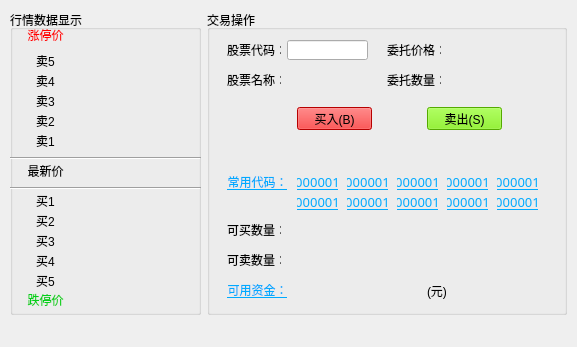
<?xml version="1.0" encoding="UTF-8"?>
<ui version="4.0">
 <class>StockTradeDock</class>
 <widget class="QDockWidget" name="StockTradeDock">
  <property name="geometry">
   <rect>
    <x>0</x>
    <y>0</y>
    <width>577</width>
    <height>347</height>
   </rect>
  </property>
  <property name="sizePolicy">
   <sizepolicy hsizetype="Preferred" vsizetype="Preferred">
    <horstretch>0</horstretch>
    <verstretch>0</verstretch>
   </sizepolicy>
  </property>
  <property name="contextMenuPolicy">
   <enum>Qt::DefaultContextMenu</enum>
  </property>
  <property name="windowTitle">
   <string>股票买卖</string>
  </property>
  <widget class="QWidget" name="dw_SpeedApplyRedeem">
   <property name="enabled">
    <bool>true</bool>
   </property>
   <property name="minimumSize">
    <size>
     <width>577</width>
     <height>317</height>
    </size>
   </property>
   <widget class="QGroupBox" name="groupBox">
    <property name="geometry">
     <rect>
      <x>10</x>
      <y>10</y>
      <width>191</width>
      <height>305</height>
     </rect>
    </property>
    <property name="title">
     <string>行情数据显示</string>
    </property>
    <widget class="QPushButton" name="pb_s1_volume">
     <property name="geometry">
      <rect>
       <x>120</x>
       <y>120</y>
       <width>61</width>
       <height>21</height>
      </rect>
     </property>
     <property name="text">
      <string/>
     </property>
     <property name="flat">
      <bool>true</bool>
     </property>
    </widget>
    <widget class="QPushButton" name="pb_s3_volume">
     <property name="geometry">
      <rect>
       <x>120</x>
       <y>80</y>
       <width>61</width>
       <height>21</height>
      </rect>
     </property>
     <property name="text">
      <string/>
     </property>
     <property name="flat">
      <bool>true</bool>
     </property>
    </widget>
    <widget class="QPushButton" name="pb_s2_price">
     <property name="geometry">
      <rect>
       <x>60</x>
       <y>100</y>
       <width>61</width>
       <height>21</height>
      </rect>
     </property>
     <property name="styleSheet">
      <string notr="true">
QPushButton:hover { background-color: rgb(89, 89, 89); }
</string>
     </property>
     <property name="text">
      <string/>
     </property>
     <property name="flat">
      <bool>true</bool>
     </property>
    </widget>
    <widget class="QPushButton" name="pb_s5_volume">
     <property name="geometry">
      <rect>
       <x>120</x>
       <y>40</y>
       <width>61</width>
       <height>21</height>
      </rect>
     </property>
     <property name="text">
      <string/>
     </property>
     <property name="flat">
      <bool>true</bool>
     </property>
    </widget>
    <widget class="QPushButton" name="pb_s4_volume">
     <property name="geometry">
      <rect>
       <x>120</x>
       <y>60</y>
       <width>61</width>
       <height>21</height>
      </rect>
     </property>
     <property name="text">
      <string/>
     </property>
     <property name="flat">
      <bool>true</bool>
     </property>
    </widget>
    <widget class="QPushButton" name="pb_s5_price">
     <property name="geometry">
      <rect>
       <x>60</x>
       <y>40</y>
       <width>61</width>
       <height>21</height>
      </rect>
     </property>
     <property name="text">
      <string/>
     </property>
     <property name="flat">
      <bool>true</bool>
     </property>
    </widget>
    <widget class="QPushButton" name="pb_s1_price">
     <property name="geometry">
      <rect>
       <x>60</x>
       <y>120</y>
       <width>61</width>
       <height>21</height>
      </rect>
     </property>
     <property name="styleSheet">
      <string notr="true"/>
     </property>
     <property name="text">
      <string/>
     </property>
     <property name="flat">
      <bool>true</bool>
     </property>
    </widget>
    <widget class="QPushButton" name="pb_s3_price">
     <property name="geometry">
      <rect>
       <x>60</x>
       <y>80</y>
       <width>61</width>
       <height>21</height>
      </rect>
     </property>
     <property name="text">
      <string/>
     </property>
     <property name="flat">
      <bool>true</bool>
     </property>
    </widget>
    <widget class="QPushButton" name="pb_harden_data">
     <property name="geometry">
      <rect>
       <x>60</x>
       <y>14</y>
       <width>60</width>
       <height>21</height>
      </rect>
     </property>
     <property name="font">
      <font>
       <family>ADMUI3Lg</family>
       <weight>50</weight>
       <bold>false</bold>
      </font>
     </property>
     <property name="styleSheet">
      <string notr="true">QPushButton {color: rgb(255, 0, 0); } 
</string>
     </property>
     <property name="text">
      <string/>
     </property>
     <property name="flat">
      <bool>true</bool>
     </property>
    </widget>
    <widget class="QPushButton" name="pb_s4_price">
     <property name="geometry">
      <rect>
       <x>60</x>
       <y>60</y>
       <width>61</width>
       <height>21</height>
      </rect>
     </property>
     <property name="text">
      <string/>
     </property>
     <property name="flat">
      <bool>true</bool>
     </property>
    </widget>
    <widget class="QPushButton" name="pb_harden">
     <property name="geometry">
      <rect>
       <x>10</x>
       <y>9</y>
       <width>51</width>
       <height>31</height>
      </rect>
     </property>
     <property name="font">
      <font>
       <family>Agency FB</family>
       <weight>50</weight>
       <bold>false</bold>
      </font>
     </property>
     <property name="styleSheet">
      <string notr="true">QPushButton { border-radius: 3px; color: rgb(255, 0, 0); } 

 </string>
     </property>
     <property name="text">
      <string>涨停价</string>
     </property>
     <property name="flat">
      <bool>true</bool>
     </property>
    </widget>
    <widget class="QPushButton" name="pb_s2_volume">
     <property name="geometry">
      <rect>
       <x>120</x>
       <y>100</y>
       <width>61</width>
       <height>21</height>
      </rect>
     </property>
     <property name="text">
      <string/>
     </property>
     <property name="flat">
      <bool>true</bool>
     </property>
    </widget>
    <widget class="Line" name="line">
     <property name="geometry">
      <rect>
       <x>0</x>
       <y>140</y>
       <width>191</width>
       <height>16</height>
      </rect>
     </property>
     <property name="orientation">
      <enum>Qt::Horizontal</enum>
     </property>
    </widget>
    <widget class="QPushButton" name="pb_b5_price">
     <property name="geometry">
      <rect>
       <x>60</x>
       <y>260</y>
       <width>61</width>
       <height>21</height>
      </rect>
     </property>
     <property name="text">
      <string/>
     </property>
     <property name="flat">
      <bool>true</bool>
     </property>
    </widget>
    <widget class="QPushButton" name="pb_b5_volume">
     <property name="geometry">
      <rect>
       <x>120</x>
       <y>260</y>
       <width>61</width>
       <height>21</height>
      </rect>
     </property>
     <property name="text">
      <string/>
     </property>
     <property name="flat">
      <bool>true</bool>
     </property>
    </widget>
    <widget class="QPushButton" name="pb_b3_price">
     <property name="geometry">
      <rect>
       <x>60</x>
       <y>220</y>
       <width>61</width>
       <height>21</height>
      </rect>
     </property>
     <property name="text">
      <string/>
     </property>
     <property name="flat">
      <bool>true</bool>
     </property>
    </widget>
    <widget class="QPushButton" name="pb_b2_price">
     <property name="geometry">
      <rect>
       <x>60</x>
       <y>200</y>
       <width>61</width>
       <height>21</height>
      </rect>
     </property>
     <property name="text">
      <string/>
     </property>
     <property name="flat">
      <bool>true</bool>
     </property>
    </widget>
    <widget class="QPushButton" name="pb_b1_price">
     <property name="geometry">
      <rect>
       <x>60</x>
       <y>180</y>
       <width>61</width>
       <height>21</height>
      </rect>
     </property>
     <property name="text">
      <string/>
     </property>
     <property name="flat">
      <bool>true</bool>
     </property>
    </widget>
    <widget class="QPushButton" name="pb_b1_volume">
     <property name="geometry">
      <rect>
       <x>120</x>
       <y>180</y>
       <width>61</width>
       <height>21</height>
      </rect>
     </property>
     <property name="text">
      <string/>
     </property>
     <property name="flat">
      <bool>true</bool>
     </property>
    </widget>
    <widget class="QPushButton" name="pb_b4_volume">
     <property name="geometry">
      <rect>
       <x>120</x>
       <y>240</y>
       <width>61</width>
       <height>21</height>
      </rect>
     </property>
     <property name="text">
      <string/>
     </property>
     <property name="flat">
      <bool>true</bool>
     </property>
    </widget>
    <widget class="QPushButton" name="pb_limit">
     <property name="geometry">
      <rect>
       <x>10</x>
       <y>280</y>
       <width>51</width>
       <height>20</height>
      </rect>
     </property>
     <property name="font">
      <font>
       <family>Agency FB</family>
       <weight>50</weight>
       <bold>false</bold>
      </font>
     </property>
     <property name="styleSheet">
      <string notr="true">QPushButton { border-radius: 3px; color: rgb(1, 208, 25); } 
</string>
     </property>
     <property name="text">
      <string>跌停价</string>
     </property>
     <property name="flat">
      <bool>true</bool>
     </property>
    </widget>
    <widget class="QPushButton" name="pb_b4_price">
     <property name="geometry">
      <rect>
       <x>60</x>
       <y>240</y>
       <width>61</width>
       <height>21</height>
      </rect>
     </property>
     <property name="text">
      <string/>
     </property>
     <property name="flat">
      <bool>true</bool>
     </property>
    </widget>
    <widget class="QPushButton" name="pb_b2_volume">
     <property name="geometry">
      <rect>
       <x>120</x>
       <y>200</y>
       <width>61</width>
       <height>21</height>
      </rect>
     </property>
     <property name="text">
      <string/>
     </property>
     <property name="flat">
      <bool>true</bool>
     </property>
    </widget>
    <widget class="QPushButton" name="pb_b3_volume">
     <property name="geometry">
      <rect>
       <x>120</x>
       <y>220</y>
       <width>61</width>
       <height>21</height>
      </rect>
     </property>
     <property name="text">
      <string/>
     </property>
     <property name="flat">
      <bool>true</bool>
     </property>
    </widget>
    <widget class="Line" name="line_2">
     <property name="geometry">
      <rect>
       <x>0</x>
       <y>170</y>
       <width>191</width>
       <height>16</height>
      </rect>
     </property>
     <property name="orientation">
      <enum>Qt::Horizontal</enum>
     </property>
    </widget>
    <widget class="QPushButton" name="pb_cur_price">
     <property name="geometry">
      <rect>
       <x>60</x>
       <y>150</y>
       <width>71</width>
       <height>21</height>
      </rect>
     </property>
     <property name="sizePolicy">
      <sizepolicy hsizetype="Preferred" vsizetype="Preferred">
       <horstretch>0</horstretch>
       <verstretch>0</verstretch>
      </sizepolicy>
     </property>
     <property name="text">
      <string/>
     </property>
     <property name="flat">
      <bool>true</bool>
     </property>
    </widget>
    <widget class="QPushButton" name="pb_limit_data">
     <property name="geometry">
      <rect>
       <x>60</x>
       <y>280</y>
       <width>61</width>
       <height>23</height>
      </rect>
     </property>
     <property name="font">
      <font>
       <family>ADMUI3Lg</family>
      </font>
     </property>
     <property name="styleSheet">
      <string notr="true">QPushButton {color: rgb(1, 208, 25); } </string>
     </property>
     <property name="text">
      <string/>
     </property>
     <property name="flat">
      <bool>true</bool>
     </property>
    </widget>
    <widget class="QLabel" name="label">
     <property name="geometry">
      <rect>
       <x>10</x>
       <y>40</y>
       <width>51</width>
       <height>21</height>
      </rect>
     </property>
     <property name="text">
      <string>卖5</string>
     </property>
     <property name="alignment">
      <set>Qt::AlignCenter</set>
     </property>
    </widget>
    <widget class="QLabel" name="label_2">
     <property name="geometry">
      <rect>
       <x>10</x>
       <y>60</y>
       <width>51</width>
       <height>21</height>
      </rect>
     </property>
     <property name="text">
      <string>卖4</string>
     </property>
     <property name="alignment">
      <set>Qt::AlignCenter</set>
     </property>
    </widget>
    <widget class="QLabel" name="label_3">
     <property name="geometry">
      <rect>
       <x>10</x>
       <y>80</y>
       <width>51</width>
       <height>21</height>
      </rect>
     </property>
     <property name="text">
      <string>卖3</string>
     </property>
     <property name="alignment">
      <set>Qt::AlignCenter</set>
     </property>
    </widget>
    <widget class="QLabel" name="label_4">
     <property name="geometry">
      <rect>
       <x>10</x>
       <y>100</y>
       <width>51</width>
       <height>21</height>
      </rect>
     </property>
     <property name="text">
      <string>卖2</string>
     </property>
     <property name="alignment">
      <set>Qt::AlignCenter</set>
     </property>
    </widget>
    <widget class="QLabel" name="label_5">
     <property name="geometry">
      <rect>
       <x>10</x>
       <y>120</y>
       <width>51</width>
       <height>21</height>
      </rect>
     </property>
     <property name="text">
      <string>卖1</string>
     </property>
     <property name="alignment">
      <set>Qt::AlignCenter</set>
     </property>
    </widget>
    <widget class="QLabel" name="label_6">
     <property name="geometry">
      <rect>
       <x>10</x>
       <y>180</y>
       <width>51</width>
       <height>21</height>
      </rect>
     </property>
     <property name="text">
      <string>买1</string>
     </property>
     <property name="alignment">
      <set>Qt::AlignCenter</set>
     </property>
    </widget>
    <widget class="QLabel" name="label_7">
     <property name="geometry">
      <rect>
       <x>10</x>
       <y>200</y>
       <width>51</width>
       <height>21</height>
      </rect>
     </property>
     <property name="text">
      <string>买2</string>
     </property>
     <property name="alignment">
      <set>Qt::AlignCenter</set>
     </property>
    </widget>
    <widget class="QLabel" name="label_8">
     <property name="geometry">
      <rect>
       <x>10</x>
       <y>220</y>
       <width>51</width>
       <height>21</height>
      </rect>
     </property>
     <property name="text">
      <string>买3</string>
     </property>
     <property name="alignment">
      <set>Qt::AlignCenter</set>
     </property>
    </widget>
    <widget class="QLabel" name="label_9">
     <property name="geometry">
      <rect>
       <x>10</x>
       <y>240</y>
       <width>51</width>
       <height>21</height>
      </rect>
     </property>
     <property name="text">
      <string>买4</string>
     </property>
     <property name="alignment">
      <set>Qt::AlignCenter</set>
     </property>
    </widget>
    <widget class="QLabel" name="label_10">
     <property name="geometry">
      <rect>
       <x>10</x>
       <y>260</y>
       <width>51</width>
       <height>21</height>
      </rect>
     </property>
     <property name="text">
      <string>买5</string>
     </property>
     <property name="alignment">
      <set>Qt::AlignCenter</set>
     </property>
    </widget>
    <widget class="QLabel" name="label_11">
     <property name="geometry">
      <rect>
       <x>10</x>
       <y>150</y>
       <width>51</width>
       <height>21</height>
      </rect>
     </property>
     <property name="text">
      <string>最新价</string>
     </property>
     <property name="alignment">
      <set>Qt::AlignCenter</set>
     </property>
    </widget>
   </widget>
   <widget class="QGroupBox" name="groupBox_2">
    <property name="geometry">
     <rect>
      <x>207</x>
      <y>10</y>
      <width>360</width>
      <height>305</height>
     </rect>
    </property>
    <property name="title">
     <string>交易操作</string>
    </property>
    <widget class="QLineEdit" name="le_stockCode">
     <property name="geometry">
      <rect>
       <x>80</x>
       <y>30</y>
       <width>81</width>
       <height>20</height>
      </rect>
     </property>
     <property name="maxLength">
      <number>6</number>
     </property>
     <property name="alignment">
      <set>Qt::AlignRight|Qt::AlignTrailing|Qt::AlignVCenter</set>
     </property>
    </widget>
    <widget class="QLabel" name="l_orderPrice">
     <property name="geometry">
      <rect>
       <x>180</x>
       <y>30</y>
       <width>54</width>
       <height>20</height>
      </rect>
     </property>
     <property name="sizePolicy">
      <sizepolicy hsizetype="Minimum" vsizetype="Minimum">
       <horstretch>0</horstretch>
       <verstretch>0</verstretch>
      </sizepolicy>
     </property>
     <property name="text">
      <string>委托价格：</string>
     </property>
    </widget>
    <widget class="QLabel" name="l_stockCode">
     <property name="geometry">
      <rect>
       <x>20</x>
       <y>30</y>
       <width>54</width>
       <height>20</height>
      </rect>
     </property>
     <property name="text">
      <string>股票代码：</string>
     </property>
    </widget>
    <widget class="QLabel" name="l_stockName_data">
     <property name="geometry">
      <rect>
       <x>80</x>
       <y>60</y>
       <width>81</width>
       <height>20</height>
      </rect>
     </property>
     <property name="text">
      <string/>
     </property>
    </widget>
    <widget class="QLabel" name="l_stockName">
     <property name="geometry">
      <rect>
       <x>20</x>
       <y>60</y>
       <width>54</width>
       <height>20</height>
      </rect>
     </property>
     <property name="text">
      <string>股票名称：</string>
     </property>
    </widget>
    <widget class="QLabel" name="l_orderVolume">
     <property name="geometry">
      <rect>
       <x>180</x>
       <y>60</y>
       <width>54</width>
       <height>20</height>
      </rect>
     </property>
     <property name="text">
      <string>委托数量：</string>
     </property>
    </widget>
    <widget class="QPushButton" name="pb_sell">
     <property name="geometry">
      <rect>
       <x>220</x>
       <y>97</y>
       <width>75</width>
       <height>23</height>
      </rect>
     </property>
     <property name="styleSheet">
      <string notr="true">QPushButton { background-color:#76EE00 }
</string>
     </property>
     <property name="text">
      <string>卖出(S)</string>
     </property>
    </widget>
    <widget class="QPushButton" name="pb_buy">
     <property name="geometry">
      <rect>
       <x>90</x>
       <y>97</y>
       <width>75</width>
       <height>23</height>
      </rect>
     </property>
     <property name="styleSheet">
      <string notr="true">QPushButton { background-color: #FF0000}</string>
     </property>
     <property name="text">
      <string>买入(B)</string>
     </property>
    </widget>
    <widget class="QPushButton" name="pb_useCode5">
     <property name="geometry">
      <rect>
       <x>290</x>
       <y>160</y>
       <width>41</width>
       <height>23</height>
      </rect>
     </property>
     <property name="font">
      <font>
       <family>Dotum</family>
       <pointsize>10</pointsize>
       <underline>true</underline>
      </font>
     </property>
     <property name="cursor">
      <cursorShape>PointingHandCursor</cursorShape>
     </property>
     <property name="styleSheet">
      <string notr="true">QPushButton { border-radius: 3px; color: rgb(1, 170, 255); } 

</string>
     </property>
     <property name="text">
      <string>000001</string>
     </property>
     <property name="flat">
      <bool>true</bool>
     </property>
    </widget>
    <widget class="QPushButton" name="pb_useCode4">
     <property name="geometry">
      <rect>
       <x>240</x>
       <y>160</y>
       <width>41</width>
       <height>23</height>
      </rect>
     </property>
     <property name="font">
      <font>
       <family>Dotum</family>
       <pointsize>10</pointsize>
       <underline>true</underline>
      </font>
     </property>
     <property name="cursor">
      <cursorShape>PointingHandCursor</cursorShape>
     </property>
     <property name="styleSheet">
      <string notr="true">QPushButton { border-radius: 3px; color: rgb(1, 170, 255); } 

</string>
     </property>
     <property name="text">
      <string>000001</string>
     </property>
     <property name="flat">
      <bool>true</bool>
     </property>
    </widget>
    <widget class="QPushButton" name="pb_useCode">
     <property name="geometry">
      <rect>
       <x>20</x>
       <y>160</y>
       <width>61</width>
       <height>23</height>
      </rect>
     </property>
     <property name="font">
      <font>
       <family>Agency FB</family>
       <underline>true</underline>
      </font>
     </property>
     <property name="cursor">
      <cursorShape>PointingHandCursor</cursorShape>
     </property>
     <property name="styleSheet">
      <string notr="true">QPushButton { border-radius: 3px; color: rgb(1, 170, 255); }
 </string>
     </property>
     <property name="text">
      <string>常用代码：</string>
     </property>
     <property name="flat">
      <bool>true</bool>
     </property>
    </widget>
    <widget class="QPushButton" name="pb_useCode1">
     <property name="geometry">
      <rect>
       <x>90</x>
       <y>160</y>
       <width>41</width>
       <height>23</height>
      </rect>
     </property>
     <property name="font">
      <font>
       <family>Dotum</family>
       <pointsize>10</pointsize>
       <underline>true</underline>
      </font>
     </property>
     <property name="cursor">
      <cursorShape>PointingHandCursor</cursorShape>
     </property>
     <property name="styleSheet">
      <string notr="true">QPushButton { border-radius: 3px; color: rgb(1, 170, 255); } 

</string>
     </property>
     <property name="text">
      <string>000001</string>
     </property>
     <property name="flat">
      <bool>true</bool>
     </property>
    </widget>
    <widget class="QPushButton" name="pb_useCode8">
     <property name="geometry">
      <rect>
       <x>190</x>
       <y>180</y>
       <width>41</width>
       <height>23</height>
      </rect>
     </property>
     <property name="font">
      <font>
       <family>Dotum</family>
       <pointsize>10</pointsize>
       <underline>true</underline>
      </font>
     </property>
     <property name="cursor">
      <cursorShape>PointingHandCursor</cursorShape>
     </property>
     <property name="styleSheet">
      <string notr="true">QPushButton { border-radius: 3px; color: rgb(1, 170, 255); } 

</string>
     </property>
     <property name="text">
      <string>000001</string>
     </property>
     <property name="flat">
      <bool>true</bool>
     </property>
    </widget>
    <widget class="QPushButton" name="pb_useCode3">
     <property name="geometry">
      <rect>
       <x>190</x>
       <y>160</y>
       <width>41</width>
       <height>23</height>
      </rect>
     </property>
     <property name="font">
      <font>
       <family>Dotum</family>
       <pointsize>10</pointsize>
       <underline>true</underline>
      </font>
     </property>
     <property name="cursor">
      <cursorShape>PointingHandCursor</cursorShape>
     </property>
     <property name="styleSheet">
      <string notr="true">QPushButton { border-radius: 3px; color: rgb(1, 170, 255); } 

</string>
     </property>
     <property name="text">
      <string>000001</string>
     </property>
     <property name="flat">
      <bool>true</bool>
     </property>
    </widget>
    <widget class="QPushButton" name="pb_useCode2">
     <property name="geometry">
      <rect>
       <x>140</x>
       <y>160</y>
       <width>41</width>
       <height>23</height>
      </rect>
     </property>
     <property name="font">
      <font>
       <family>Dotum</family>
       <pointsize>10</pointsize>
       <underline>true</underline>
      </font>
     </property>
     <property name="cursor">
      <cursorShape>PointingHandCursor</cursorShape>
     </property>
     <property name="styleSheet">
      <string notr="true">QPushButton { border-radius: 3px; color: rgb(1, 170, 255); } 

</string>
     </property>
     <property name="text">
      <string>000001</string>
     </property>
     <property name="flat">
      <bool>true</bool>
     </property>
    </widget>
    <widget class="QPushButton" name="pb_useCode10">
     <property name="geometry">
      <rect>
       <x>290</x>
       <y>180</y>
       <width>41</width>
       <height>23</height>
      </rect>
     </property>
     <property name="font">
      <font>
       <family>Dotum</family>
       <pointsize>10</pointsize>
       <underline>true</underline>
      </font>
     </property>
     <property name="cursor">
      <cursorShape>PointingHandCursor</cursorShape>
     </property>
     <property name="styleSheet">
      <string notr="true">QPushButton { border-radius: 3px; color: rgb(1, 170, 255); } 

</string>
     </property>
     <property name="text">
      <string>000001</string>
     </property>
     <property name="flat">
      <bool>true</bool>
     </property>
    </widget>
    <widget class="QPushButton" name="pb_useCode9">
     <property name="geometry">
      <rect>
       <x>240</x>
       <y>180</y>
       <width>41</width>
       <height>23</height>
      </rect>
     </property>
     <property name="font">
      <font>
       <family>Dotum</family>
       <pointsize>10</pointsize>
       <underline>true</underline>
      </font>
     </property>
     <property name="cursor">
      <cursorShape>PointingHandCursor</cursorShape>
     </property>
     <property name="styleSheet">
      <string notr="true">QPushButton { border-radius: 3px; color: rgb(1, 170, 255); } 

</string>
     </property>
     <property name="text">
      <string>000001</string>
     </property>
     <property name="flat">
      <bool>true</bool>
     </property>
    </widget>
    <widget class="QPushButton" name="pb_useCode7">
     <property name="geometry">
      <rect>
       <x>140</x>
       <y>180</y>
       <width>41</width>
       <height>23</height>
      </rect>
     </property>
     <property name="font">
      <font>
       <family>Dotum</family>
       <pointsize>10</pointsize>
       <underline>true</underline>
      </font>
     </property>
     <property name="cursor">
      <cursorShape>PointingHandCursor</cursorShape>
     </property>
     <property name="styleSheet">
      <string notr="true">QPushButton { border-radius: 3px; color: rgb(1, 170, 255); } 

</string>
     </property>
     <property name="text">
      <string>000001</string>
     </property>
     <property name="flat">
      <bool>true</bool>
     </property>
    </widget>
    <widget class="QPushButton" name="pb_useCode6">
     <property name="geometry">
      <rect>
       <x>90</x>
       <y>180</y>
       <width>41</width>
       <height>23</height>
      </rect>
     </property>
     <property name="font">
      <font>
       <family>Dotum</family>
       <pointsize>10</pointsize>
       <underline>true</underline>
      </font>
     </property>
     <property name="cursor">
      <cursorShape>PointingHandCursor</cursorShape>
     </property>
     <property name="styleSheet">
      <string notr="true">QPushButton { border-radius: 3px; color: rgb(1, 170, 255); } 

</string>
     </property>
     <property name="text">
      <string>000001</string>
     </property>
     <property name="flat">
      <bool>true</bool>
     </property>
    </widget>
    <widget class="QLabel" name="l_orderVolume_8">
     <property name="geometry">
      <rect>
       <x>220</x>
       <y>270</y>
       <width>31</width>
       <height>21</height>
      </rect>
     </property>
     <property name="text">
      <string>(元)</string>
     </property>
    </widget>
    <widget class="QLabel" name="l_money">
     <property name="geometry">
      <rect>
       <x>90</x>
       <y>270</y>
       <width>121</width>
       <height>20</height>
      </rect>
     </property>
     <property name="text">
      <string/>
     </property>
     <property name="alignment">
      <set>Qt::AlignRight|Qt::AlignTrailing|Qt::AlignVCenter</set>
     </property>
    </widget>
    <widget class="QPushButton" name="pb_useMoney">
     <property name="geometry">
      <rect>
       <x>20</x>
       <y>270</y>
       <width>61</width>
       <height>20</height>
      </rect>
     </property>
     <property name="font">
      <font>
       <family>Agency FB</family>
       <underline>true</underline>
      </font>
     </property>
     <property name="cursor">
      <cursorShape>PointingHandCursor</cursorShape>
     </property>
     <property name="styleSheet">
      <string notr="true">QPushButton { border-radius: 3px; color: rgb(1, 170, 255); } 

</string>
     </property>
     <property name="text">
      <string>可用资金：</string>
     </property>
     <property name="flat">
      <bool>true</bool>
     </property>
    </widget>
    <widget class="QLabel" name="l_canBuyVolume">
     <property name="geometry">
      <rect>
       <x>20</x>
       <y>210</y>
       <width>54</width>
       <height>20</height>
      </rect>
     </property>
     <property name="text">
      <string>可买数量：</string>
     </property>
    </widget>
    <widget class="QLabel" name="l_canSellVolume_data">
     <property name="geometry">
      <rect>
       <x>90</x>
       <y>239</y>
       <width>91</width>
       <height>21</height>
      </rect>
     </property>
     <property name="text">
      <string/>
     </property>
    </widget>
    <widget class="QLabel" name="l_canSellVolume">
     <property name="geometry">
      <rect>
       <x>20</x>
       <y>239</y>
       <width>54</width>
       <height>21</height>
      </rect>
     </property>
     <property name="text">
      <string>可卖数量：</string>
     </property>
    </widget>
    <widget class="QLabel" name="l_canBuyVolume_data">
     <property name="geometry">
      <rect>
       <x>90</x>
       <y>210</y>
       <width>91</width>
       <height>20</height>
      </rect>
     </property>
     <property name="text">
      <string/>
     </property>
    </widget>
    <widget class="QLabel" name="label_12">
     <property name="geometry">
      <rect>
       <x>50</x>
       <y>130</y>
       <width>251</width>
       <height>21</height>
      </rect>
     </property>
     <property name="text">
      <string/>
     </property>
    </widget>
   </widget>
  </widget>
 </widget>
 <tabstops>
  <tabstop>le_stockCode</tabstop>
  <tabstop>pb_buy</tabstop>
  <tabstop>pb_sell</tabstop>
  <tabstop>pb_useCode3</tabstop>
  <tabstop>pb_useCode4</tabstop>
  <tabstop>pb_useCode5</tabstop>
  <tabstop>pb_useCode6</tabstop>
  <tabstop>pb_useCode7</tabstop>
  <tabstop>pb_useCode8</tabstop>
  <tabstop>pb_useCode1</tabstop>
  <tabstop>pb_useCode</tabstop>
  <tabstop>pb_useCode9</tabstop>
  <tabstop>pb_useCode10</tabstop>
  <tabstop>pb_useMoney</tabstop>
  <tabstop>pb_cur_price</tabstop>
  <tabstop>pb_b3_price</tabstop>
  <tabstop>pb_b5_price</tabstop>
  <tabstop>pb_b2_price</tabstop>
  <tabstop>pb_b1_price</tabstop>
  <tabstop>pb_b4_price</tabstop>
  <tabstop>pb_b1_volume</tabstop>
  <tabstop>pb_b4_volume</tabstop>
  <tabstop>pb_b5_volume</tabstop>
  <tabstop>pb_b2_volume</tabstop>
  <tabstop>pb_b3_volume</tabstop>
  <tabstop>pb_limit</tabstop>
  <tabstop>pb_s3_price</tabstop>
  <tabstop>pb_s1_price</tabstop>
  <tabstop>pb_s4_price</tabstop>
  <tabstop>pb_s5_price</tabstop>
  <tabstop>pb_s2_price</tabstop>
  <tabstop>pb_s5_volume</tabstop>
  <tabstop>pb_s2_volume</tabstop>
  <tabstop>pb_s1_volume</tabstop>
  <tabstop>pb_s4_volume</tabstop>
  <tabstop>pb_s3_volume</tabstop>
  <tabstop>pb_harden</tabstop>
  <tabstop>pb_harden_data</tabstop>
  <tabstop>pb_useCode2</tabstop>
 </tabstops>
 <resources/>
 <connections/>
</ui>
